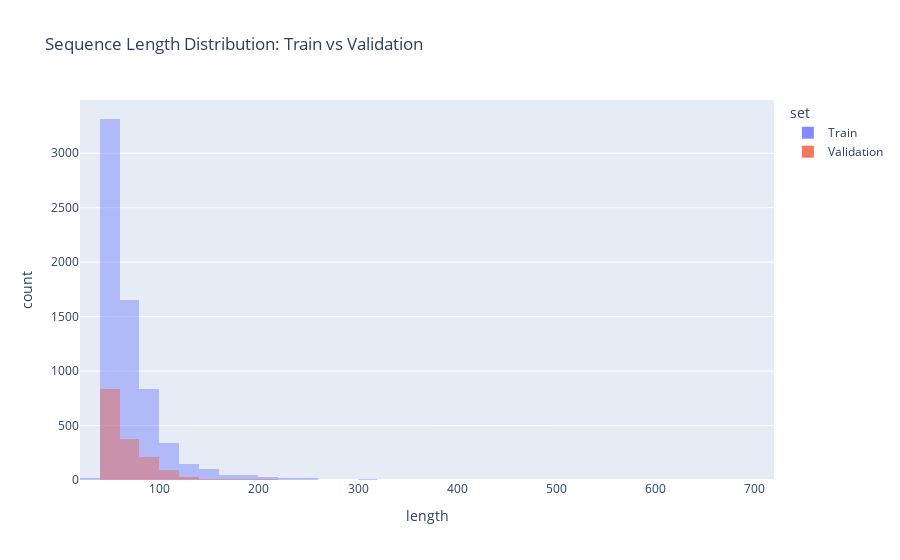

The notebook cell saved with this chart:
### Markdown cell above
Second(to avoid always look at the first one) Train/validation split sequences lengths comparaison.

### Code cell
def get_set_sequences_lengths(set:DF, name:str) -> DF:
    return (
        set
        .groupby("sequence_id", observed=True)
        .size()
        .reset_index(name="length")
        .assign(set=name)
    )

full_se_lengths = pd.concat((
    get_set_sequences_lengths(folds[2][0], "Train"),
    get_set_sequences_lengths(folds[2][1], "Validation"),
))

fig = px.histogram(
    full_se_lengths,
    x="length",
    color="set",
    barmode="overlay",  # or 'group' if you want side-by-side bars
    nbins=50,           # adjust bin size if needed
    title="Sequence Length Distribution: Train vs Validation"
)

fig.update_traces(opacity=0.8)  # better visibility with overlay
fig.show()

### Figure 1 — Plotly figure (JSON) as saved in the notebook; plotly's stock layout.template omitted (floating-point values rounded to 4 significant figures; data arrays with more than 128 entries replaced by an {"elided": "..."} marker saying what was removed)
{"data": [{"bingroup": "x", "hovertemplate": "set=Train<br>length=%{x}<br>count=%{y}<extra></extra>", "legendgroup": "Train", "marker": {"color": "#636efa", "opacity": 0.5, "pattern": {"shape": ""}}, "name": "Train", "nbinsx": 50, "opacity": 0.8, "orientation": "v", "showlegend": true, "type": "histogram", "x": {"elided": "6576 int values"}, "xaxis": "x", "yaxis": "y"}, {"bingroup": "x", "hovertemplate": "set=Validation<br>length=%{x}<br>count=%{y}<extra></extra>", "legendgroup": "Validation", "marker": {"color": "#EF553B", "opacity": 0.5, "pattern": {"shape": ""}}, "name": "Validation", "nbinsx": 50, "opacity": 0.8, "orientation": "v", "showlegend": true, "type": "histogram", "x": {"elided": "1575 int values"}, "xaxis": "x", "yaxis": "y"}], "layout": {"barmode": "overlay", "legend": {"title": {"text": "set"}, "tracegroupgap": 0}, "title": {"text": "Sequence Length Distribution: Train vs Validation"}, "xaxis": {"anchor": "y", "domain": [0, 1], "title": {"text": "length"}}, "yaxis": {"anchor": "x", "domain": [0, 1], "title": {"text": "count"}}}}
